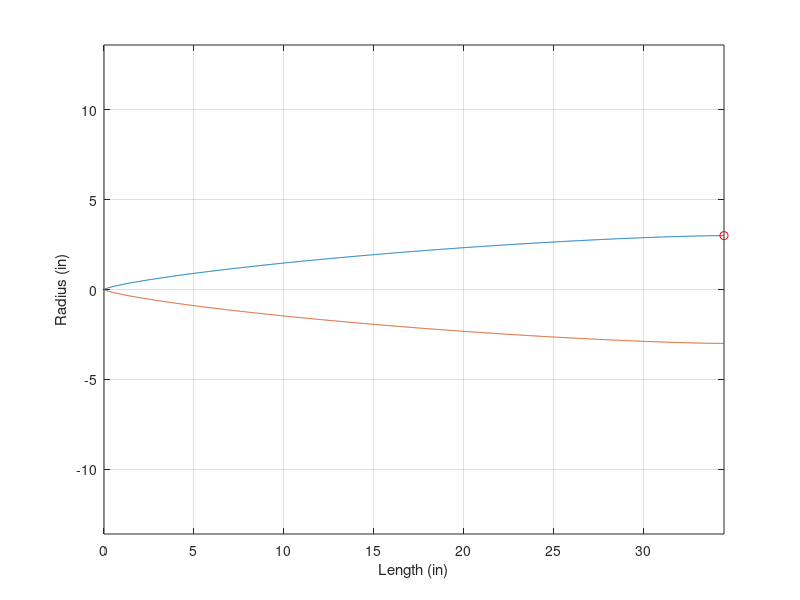

This figure's MATLAB source:
%% Modified Barrowman Stability Equation

clear, clc, format compact


%% Input Parameters

R = 6/2;                    % Radius of nosecone at base (in)
L = 34.5;                   % Length of nosecone (in)
fidelity = 1000;            % Fidelity of calculation

%% Calculations

theta = zeros(1,fidelity);
y = zeros(1,fidelity);
x = linspace(0,L,fidelity);
neg_y = zeros(1,fidelity);
vol_y = zeros(1,fidelity);
dx = L/fidelity;
y(1) = 0;


for k = 1:fidelity
    theta(k) = acos(1-(2*x(k))/L);
    y(k) = (R/sqrt(pi))*sqrt(theta(k)-(sin(2*theta(k)))/2);
    neg_y(k) = -(R/sqrt(pi))*sqrt(theta(k)-(sin(2*theta(k)))/2);
    vol_y(k+1) = vol_y(k)+pi*y(k)^2*dx;

end

volume = vol_y(end);



X = (L-(volume/(pi*y(end)^2)));

figure(1)
title('LD-Haack (Von Karman) Nosecone')
plot(x,y,x,neg_y,x(k),y(k),'or')
xlabel('Length (in)'), ylabel('Radius (in)')
axis('equal')

grid on

fprintf('LD-Haack Barrowman Parameter = %.3f \n',X/L)

    